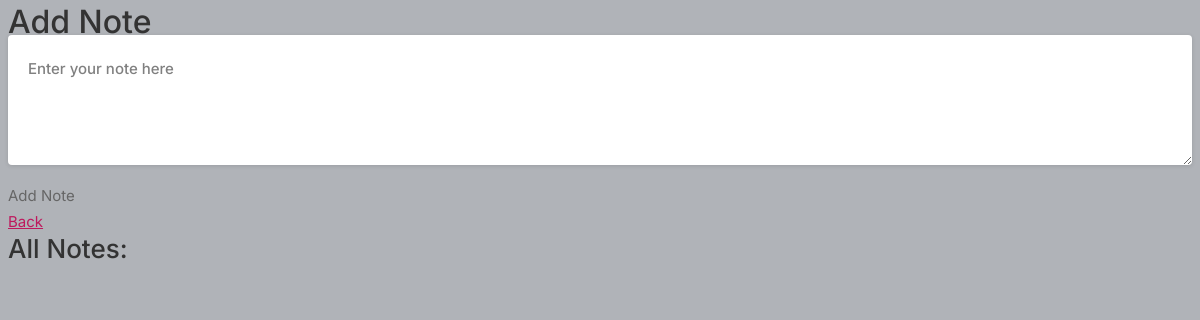
The app's page /add-note/ (signed in), older data.
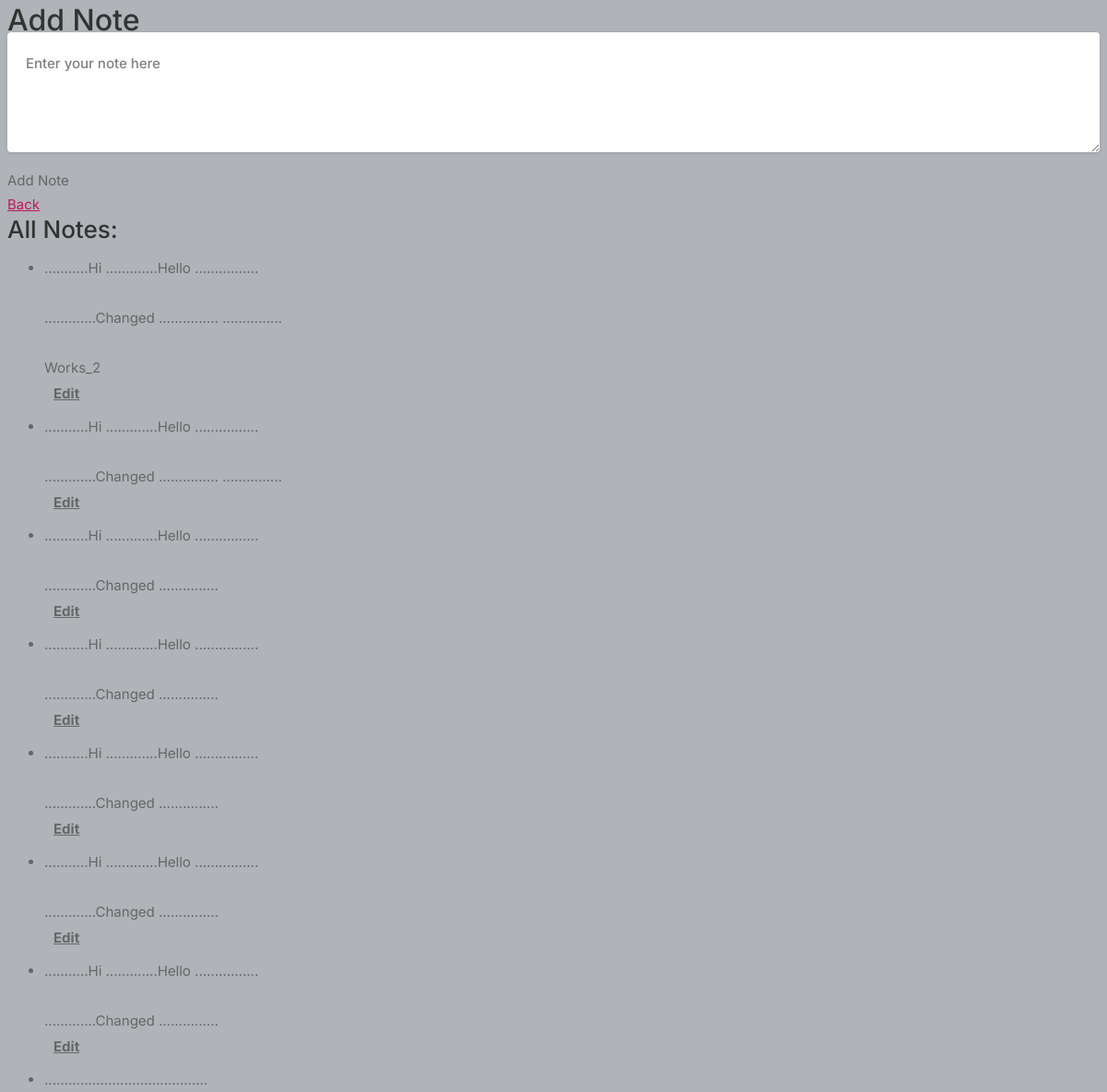
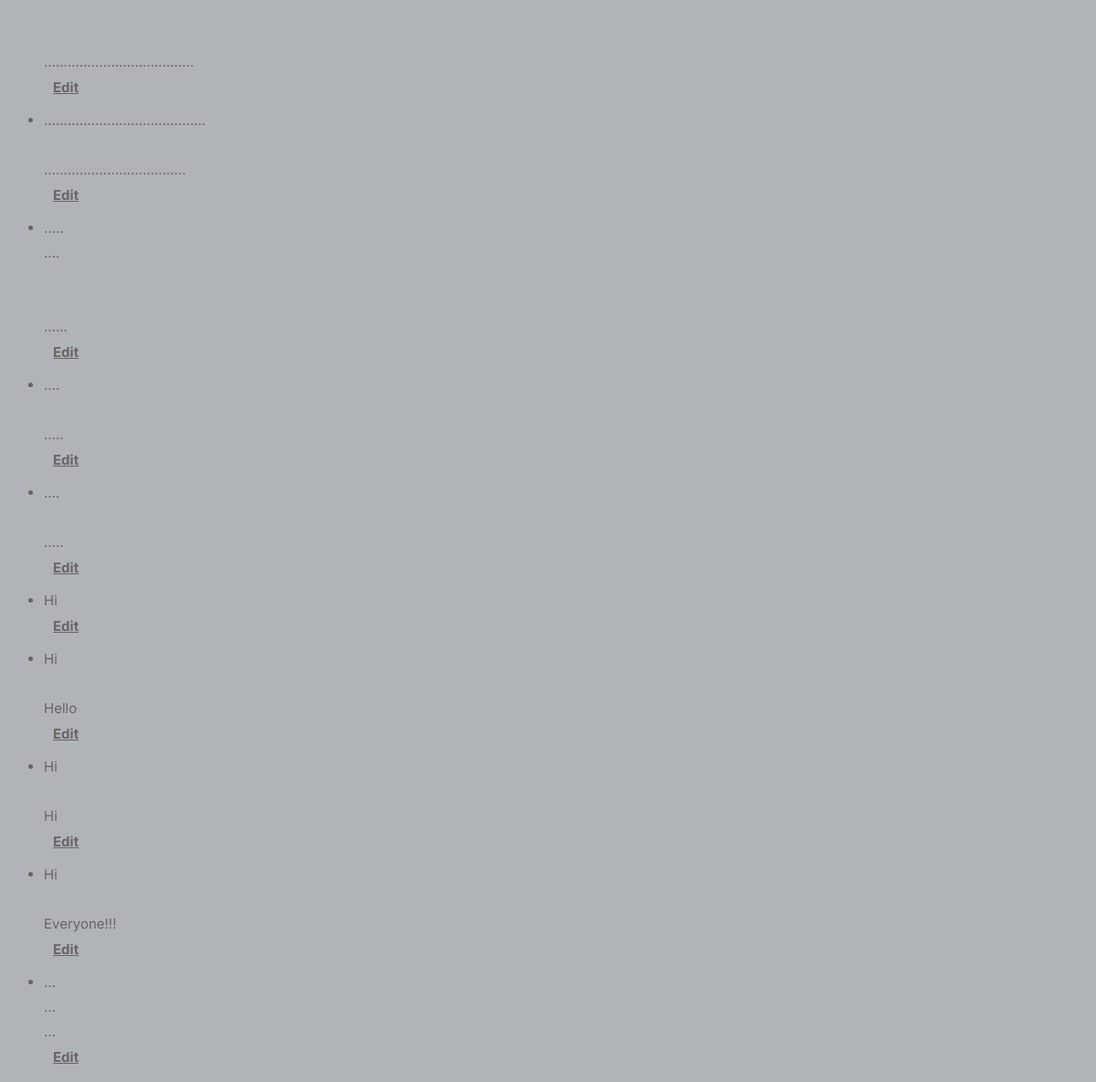
The same page, newer data (2 pictures, top to bottom).
### core/models.py (models this page shows, shortened)
class Note(models.Model):
    user = models.ForeignKey(User, on_delete=models.CASCADE)
    content = models.TextField()

### core/views.py (the view)
# urls.py: path('add-note/', views.add_note, name='add_note'),
@login_required(login_url='signin')
def add_note(request):
    if request.method == 'POST':
        note_content = request.POST.get('note')
        Note.objects.create(user=request.user, content=note_content)
        return JsonResponse({'success': True})
    else:
        all_notes = Note.objects.filter(user=request.user)
        return render(request, 'add_note.html', {'all_notes': all_notes})

### templates/add_note.html (shortened to what this page needs)
{% load static %}
<!DOCTYPE html>
<html lang="en">
<head>
    <link rel="stylesheet" href="{% static 'assets/css/style.css' %}">
</head>
<body>
    <h1>Add Note</h1>
    <form id="addNoteForm" action="{% url 'add_note' %}" method="POST">
        <textarea id="noteInput" name="note" placeholder="Enter your note here"></textarea>
        <button id="addNoteButton" type="submit">Add Note</button>
    </form>
    <a href="{% url 'index' %}">Back</a>
    <h2>All Notes:</h2>
    <ul id="allNotes">
        {% for note in all_notes reversed %}
            <li data-note-id="{{ note.id }}">
                {{ note.content|linebreaksbr }}
                <div class="note-container">
                    <div class="edit-delete-buttons">
                        <form action="{% url 'edit_note' note_id=note.id %}" method="GET" style="display: inline;">
                            <button type="submit">Edit</button>
                        </form>
                    </div>
                </div>
            </li>
        {% endfor %}
    </ul>
</body>
</html>

Row changes from the older to the newer data that the page shows:
added Note: content "...........Hi .............Hello ................ .............Changed ............... ............... Works_2"
added Note: content "...........Hi .............Hello ................ .............Changed ............... ..............."
added Note: content "...........Hi .............Hello ................ .............Changed ..............."
added Note: content "...........Hi .............Hello ................ .............Changed ..............."
added Note: content "...........Hi .............Hello ................ .............Changed ..............."
added Note: content "...........Hi .............Hello ................ .............Changed ..............."
added Note: content "...........Hi .............Hello ................ .............Changed ..............."
added Note: content "......................................... ......................................"
added Note: content "......................................... ...................................."
added Note: content "..... .... ......"
added Note: content ".... ....."
added Note: content ".... ....."
added Note: content "Hi"
added Note: content "Hi Hello"
added Note: content "Hi Hi"
added Note: content "Hi Everyone!!!"
added Note: content "... ... ..."
